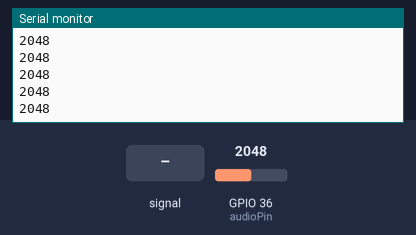
This sketch was run on a simulated ESP32. Parts: the last lines printed to the serial monitor. The test bench sets the inputs (shaded band); at power-on: GPIO 36 (audioPin) = 2048 (analog values on the 0–4095 scale).

Above: at 1.2 s.
1.3 s: GPIO 36 (audioPin) fed a 200 Hz sine of ±327 counts around its level
At 2.2 s:
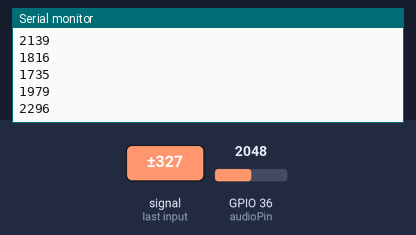
2.8 s: GPIO 36 (audioPin) set to 2866
At 3.6 s:
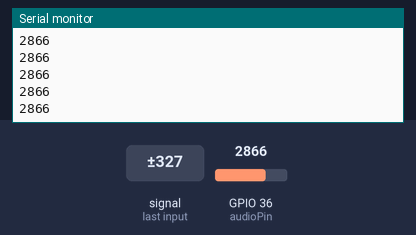
4.3 s: GPIO 36 (audioPin) fed a 1000 Hz sine of ±1023 counts around its level
5.8 s: GPIO 36 (audioPin) set to 2047
At 6.5 s:
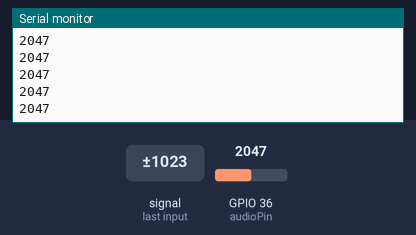
Timing chart, 0 to 8.3 s (numbered marks = the images above; inputs shaded):
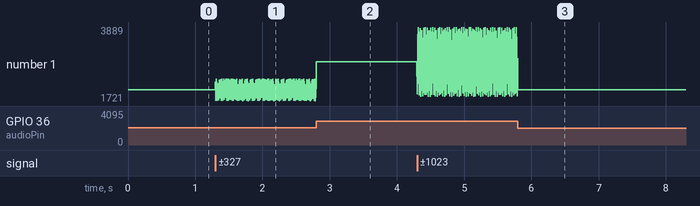

Measured:
- after the input at 1.3 s, the serial monitor: prints a new line at once (image 1)
- plotted number 1: 2048 → 2235 after the input at 1.3 s

The sketch:

iomt_simple_data_sender.ino
```cpp
#include <Arduino.h>

// --- Hardware Pins ---
const int audioPin = A0; // Connected to the 'Audio' pin on SEN-14262

// --- Timing Configuration ---
const uint32_t samplingFreq = 250; // 250 Hz sampling rate
hw_timer_t * timer = NULL;
volatile bool readDataFlag = false;

// Interrupt Service Routine (ISR)
void IRAM_ATTR onTimer() {
  readDataFlag = true;
}

void setup() {
  // High baud rate to prevent serial bottlenecking
  Serial.begin(115200);

  // ESP32 ADC resolution is 12-bit (values from 0 to 4095)
  analogReadResolution(12);

  // --- Hardware Timer Setup (ESP32 Core 2.x) ---
  // timerBegin(timer_id, divider, countUp)
  // 80MHz base clock / 80 = 1MHz (1 microsecond per tick)
  timer = timerBegin(0, 80, true);

  // timerAttachInterrupt(timer, function, edge)
  timerAttachInterrupt(timer, &onTimer, true);

  // timerAlarmWrite(timer, alarm_value_in_microseconds, autoreload)
  timerAlarmWrite(timer, 1000000 / samplingFreq, true);

  // Enable the timer
  timerAlarmEnable(timer);
}

void loop() {
  // Wait for the precise interrupt flag
  if (readDataFlag) {
    readDataFlag = false; // Reset the gate

    // 1. Read the real hardware sensor
    int rawSignal = analogRead(audioPin);

    // 2. Send the data to the Python GUI
    Serial.println(rawSignal);
  }
}
```
